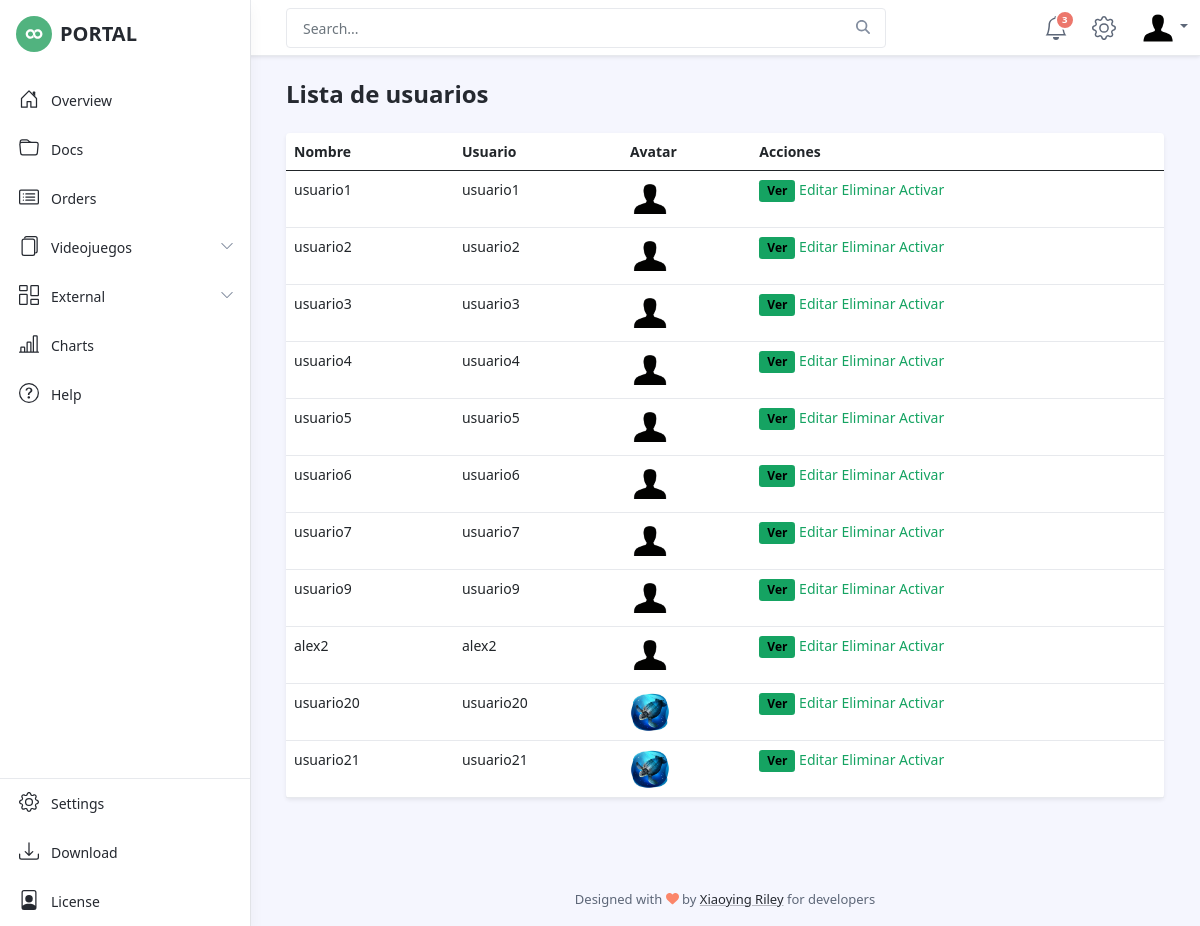
/usuarios/lista/, run on an earlier commit of the app's database.
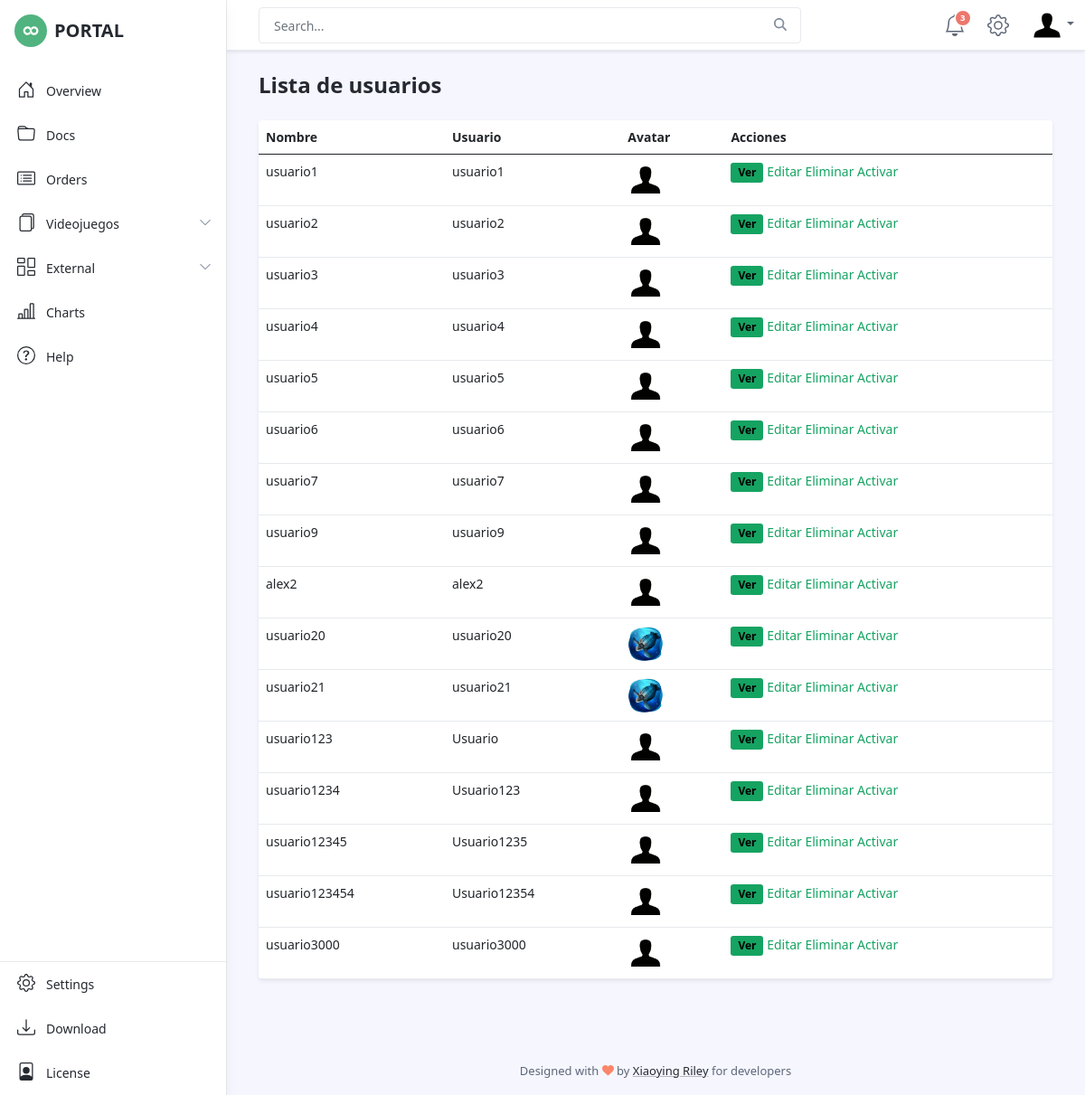
And on a later commit of the database.
### usuarios/models.py (models this page shows)
class Usuario(User):
    estado = models.ForeignKey("usuarios.Estado", verbose_name="Estado", on_delete=models.CASCADE)
    municipio = models.ForeignKey("usuarios.Municipio", verbose_name="Municipio", on_delete=models.CASCADE)
    foto = models.ImageField("Foto de perfil", upload_to='perfiles', blank=True, null=True)

### usuarios/views.py (the view)
# urls.py: path('lista/', views.ListaUsuario.as_view(), name='lista'),
class ListaUsuario(ListView):
    model = Usuario

### usuarios/templates/usuarios/usuario_list.html (shortened to what this page needs)
{% extends 'base2.html' %}
{% load static %}
{% block contenido %}
<h1 class="app-page-title">Lista de usuarios</h1>
<div class="app-card app-card-orders-table shadow-sm mb-5">
    <table class="table">
        <thead>
            <th>Nombre</th>
            <th>Usuario</th>
            <th>Avatar</th>
            <th>Acciones</th>
        </thead>
        <tbody>
            {% for usuario in object_list  %}
            <tr>
                <td>{{usuario.first_name}}</td>
                <td>{{usuario.username}}</td>
                <td>
                    {% if usuario.foto %}
                        <img src="{{MEDIA_URL}}{{usuario.foto}}" alt="" width="40px">
                    {% else %}
                        <img src="{% static 'images/user.png' %}" alt="" width="40px">
                    {% endif %}
                </td>
                <td>
                    <a href="" class="btn btn-primary btn-sm">Ver</a>
                    <a href="">Editar</a>
                    <a href="">Eliminar</a>
                    <a href="">Activar</a>
                </td>
            </tr>
            {% endfor %}
        </tbody>
    </table>
</div>
{% endblock contenido %}

What changed in the data, as far as the page shows it:
added Usuario: first_name "usuario123", username "Usuario"
added Usuario: first_name "usuario1234", username "Usuario123"
added Usuario: first_name "usuario12345", username "Usuario1235"
added Usuario: first_name "usuario123454", username "Usuario12354"
added Usuario: first_name "usuario3000", username "usuario3000"
